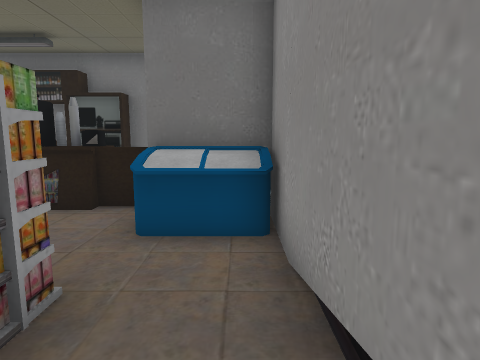
View 1 (above)

16 first-person views from a walk through a Unity game level. The camera is 1.4 m above the floor, tilts 8° down and sees 75° across. Doors are open. The floor is counted in squares, 1 m on a side. Each view is taken from the middle of a square. On the plan, view 1 faces up. The plan holds only what a view shows up to about 14 squares ahead; the rest is blank. The place goes on beyond the plan.

View 2
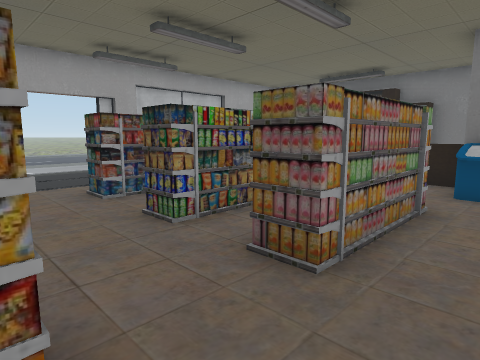

View 3
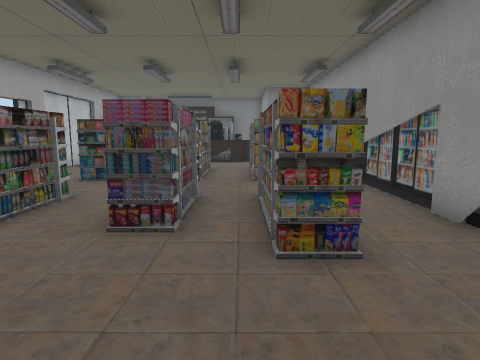

View 4
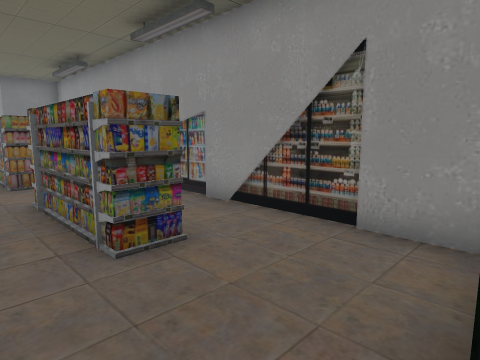

View 5
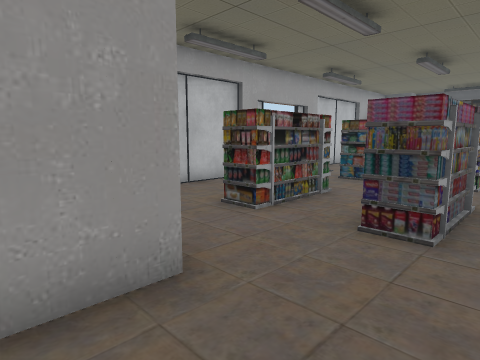

View 6
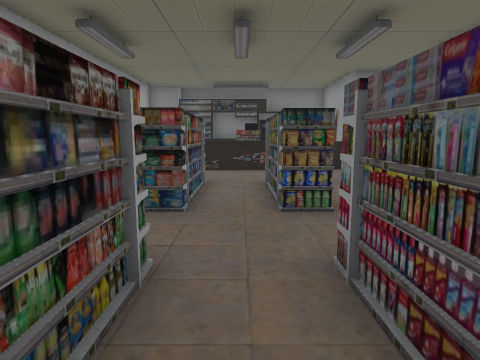

View 7
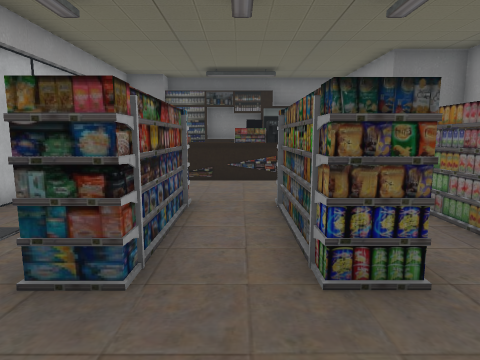

View 8
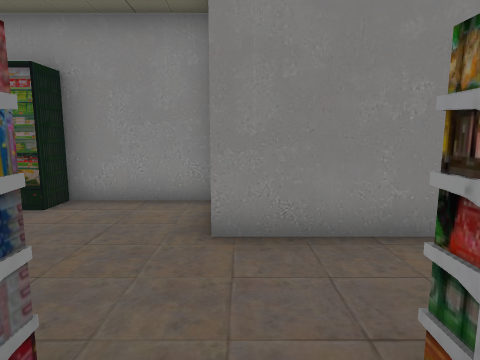

View 9
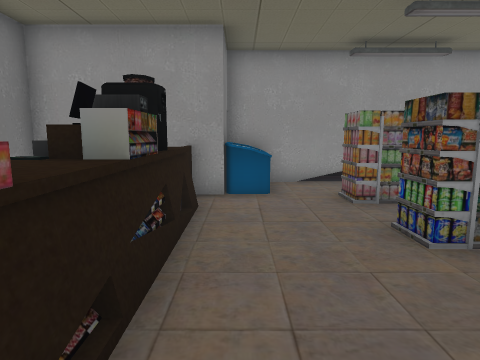

View 10
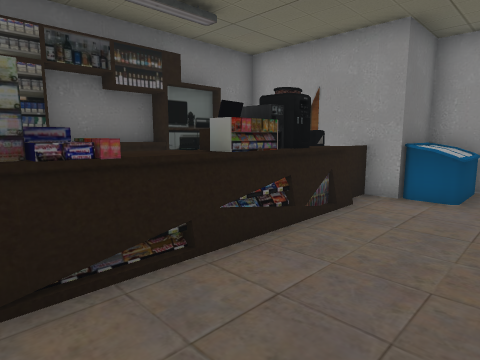

View 11
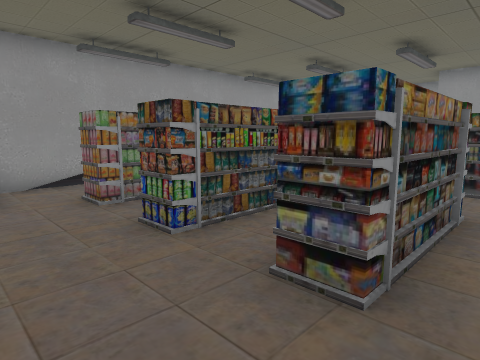

View 12
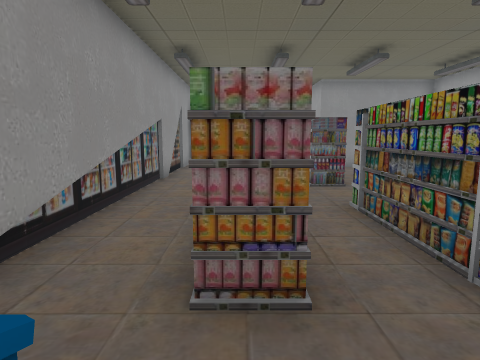

View 13
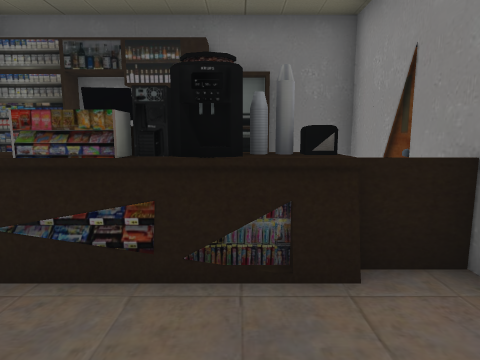

View 14
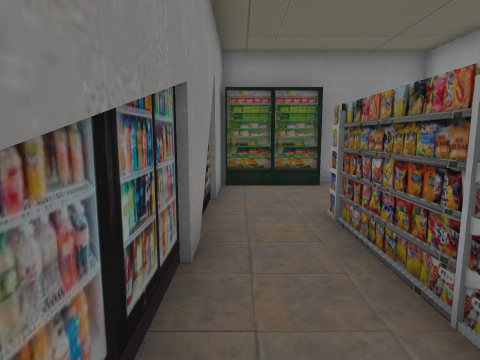

View 15
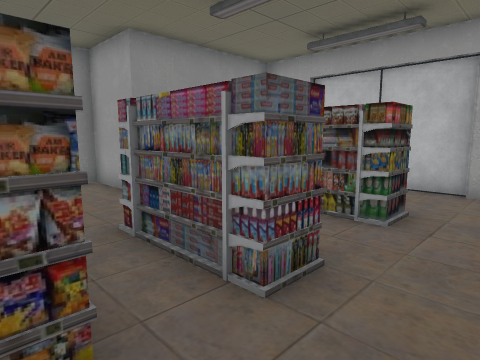

View 16
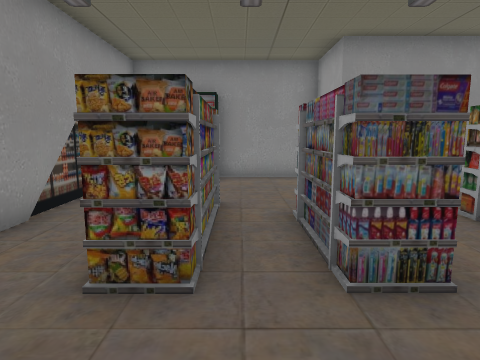

### Floor plan
Points are (right, up) in squares from view 1. A wall is a line through its corners. A room is listed if a view was taken in it or the views show most of it. See-through windows are left out.
Room 1 (views 1, 2, 3, 4, 5, 6, 7, 8, 9, 10, 11, 12, 13, 14, 15, 16)
walls: (-4.4, -1.2) (-5.2, -1.2) (-5.2, -0.8); (-1.6, -0.8) (-1.6, -1.2) (-2.5, -1.2) (-2.5, -0.8); (-4.9, -5.8) (-4.9, -3.7) (-4, -3.7) (-4, -6.5) (-5, -6.5); (-7, -3.7) (-7, -6.5); (-7, 0.5) (-7, -1.2); (-8, 2.6) (-7, 2.6) (-7, 1.4); (-6.6, -9.2) (-5.6, -9.2) (-5.6, -11.8) (-2.2, -11.8); (-1.5, 6) (-6.5, 6); (-2.8, 6.5) (-3.9, 6.5); (-4, 6.9) (-4, 6.2); (-7.5, 6) (-8.7, 6); (-8, 6.5) (-8.4, 6.5); (0.5, -11.7) (0.5, 5.4) (-1.6, 5.4) (-1.6, 7.1)
ways out: opening at (-9, 2) to room 2; opening at (-7.5, -7.5); opening at (-7.5, -2.5); opening at (-7, 6)
objects: other object (-7, -5); other object (-5, -1) to (-4, 2); other object (-4, -5); other object (-2, -11) to (0, -11); other object (-2, -7) to (-2, -4); other object (-2, 0) to (-2, 2); other object (-1, 4) to (0, 5)
Room 2 (no view inside)
walls: (-8, 0.5) (-8, 2.6); (-7, 1.4) (-7, 0.5)
ways out: opening at (-9, 2) to room 1; opening at (-9, -0.5)
objects: other object (-8, 1) to (-7, 1)

Positions as (right, up) in squares from view 1, and headings:
1: (0, 0), facing up
2: (0, -4), facing up-left
3: (-3, -11), facing up
4: (-4, -11), facing up-right
5: (-3, -11), facing up-left
6: (-6, -7), facing up
7: (-6, -4), facing up
8: (-6, -5), facing down
9: (-9, 5), facing right
10: (-9, 3), facing up-right
11: (-9, 5), facing down-right
12: (-2, 5), facing down
13: (-4, 3), facing up
14: (0, -2), facing down
15: (-2, -2), facing down-left
16: (-3, -1), facing down
